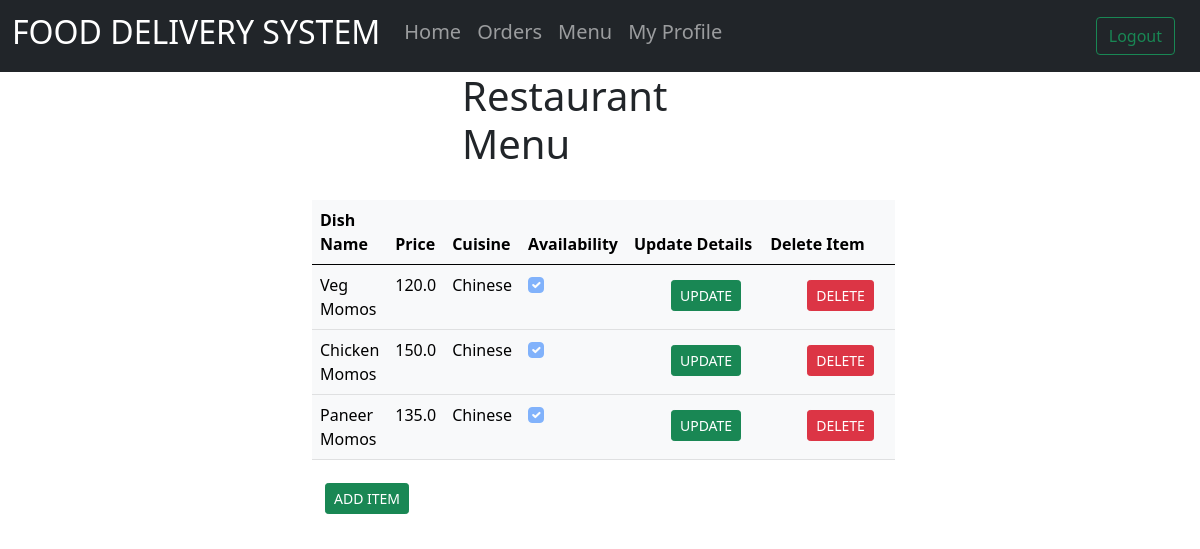
Before: /restaurant/1/menu/ (signed in) with the older database file.
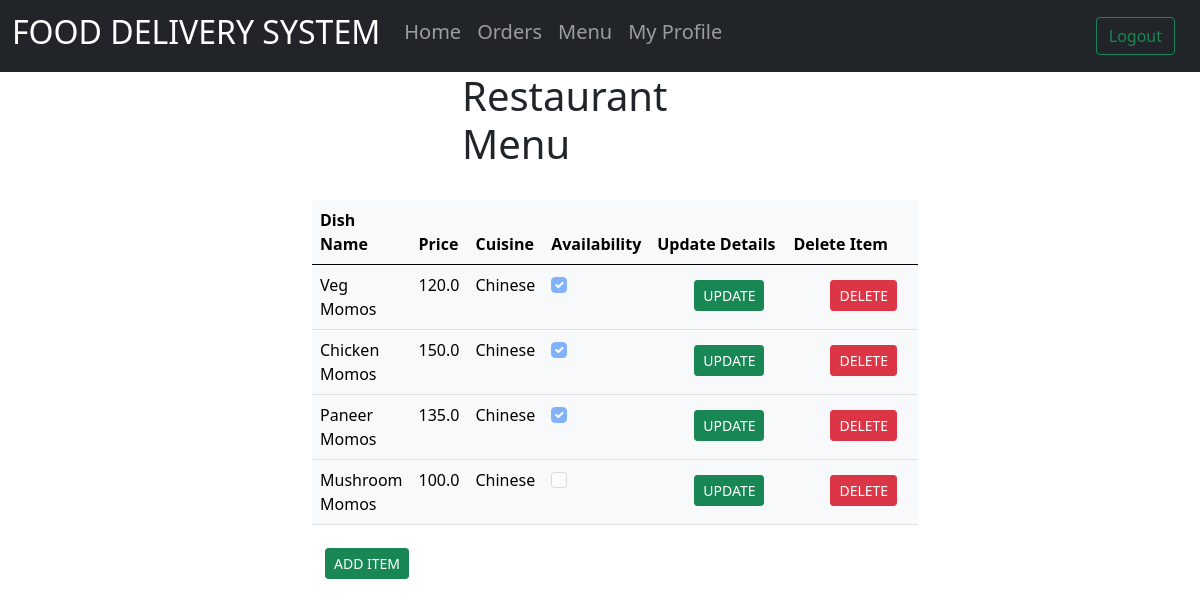
After: the same page with the newer database file.
### restaurants/models.py (models this page shows)
class Menu(models.Model):
    category = (('Chinese', 'Chinese'),
                ('North Indian', 'North Indian'),
                ('South Indian', 'South Indian'),
                ('Italian', 'Italian'),
                )
    res_id = models.ForeignKey(
        "Restaurant", on_delete=models.CASCADE)
    dish_name = models.CharField(max_length=255, null=True)
    price = models.FloatField(max_length=255, null=True)
    availability = models.BooleanField(default=True)
    cuisine = models.CharField(max_length=50, choices=category)

### restaurants/views.py (the view)
# urls.py: path('<int:rid>/menu/', views.menu, name="menu"),
@login_required(login_url='home')
def menu(response, rid):
    dishes = Menu.objects.filter(res_id=rid)
    return render(response, 'restaurants/menu.html', {'dishes': dishes, 'rid': rid})

### restaurants/models.py (called while the page is built)
    def __str__(self):
        return str(self.id)

### restaurants/templates/restaurants/menu.html (shortened to what this page needs)
{% extends 'restaurants/base.html' %}
{% block content %}
<div class="container col-md-3 h1">Restaurant Menu</div>
<br />
<div class="container col-md-6">
  <table class="table table-light table-hover table-click active">
    <thead>
      <tr>
        <th scope="col">Dish Name</th>
        <th scope="col">Price</th>
        <th scope="col">Cuisine</th>
        <th scope="col">Availability</th>
        <th scope="col">Update Details</th>
        <th scope="col">Delete Item</th>
      </tr>
    </thead>
    <tbody>
      <form action="" method="post">
        {%csrf_token%} {% for d in dishes%}
        <tr>
          <td>{{d.dish_name}}</td>
          <td>{{d.price}}</td>
          <td>{{d.cuisine}}</td>
          <td>
              <input
                class="form-check-input"
                type="checkbox"
                {%if d.availability%}
                checked
                {% endif %}
                disabled
              />
          </td>
          <td>
            <div class="form-check">
              <button class="btn ">
                <a class="btn btn-success btn-sm btn-block" href="{% url 'update_dish' rid=d.res_id did=d.id %}">
                  UPDATE
                </a>
            </div>
          </td>
          <td>
            <div class="form-check">
              <button
              class="btn ">
                <a class="btn btn-danger btn-sm btn-block" href="{% url 'delete_dish' rid=d.res_id did=d.id %}">
                  DELETE
                </a>
            </div>
          </td>
        </tr>
        {% endfor %}
    </tbody>
  </table>
    <button class="btn " >
      <a class="btn btn-success btn-sm btn-block" href="{% url 'add_dish' rid=rid %}">
        ADD ITEM
      </a>
    </button>
</div>
{% endblock %}

Changed rows visible on the page:
added Menu: dish_name "Mushroom Momos", price "100.0", cuisine "Chinese"
